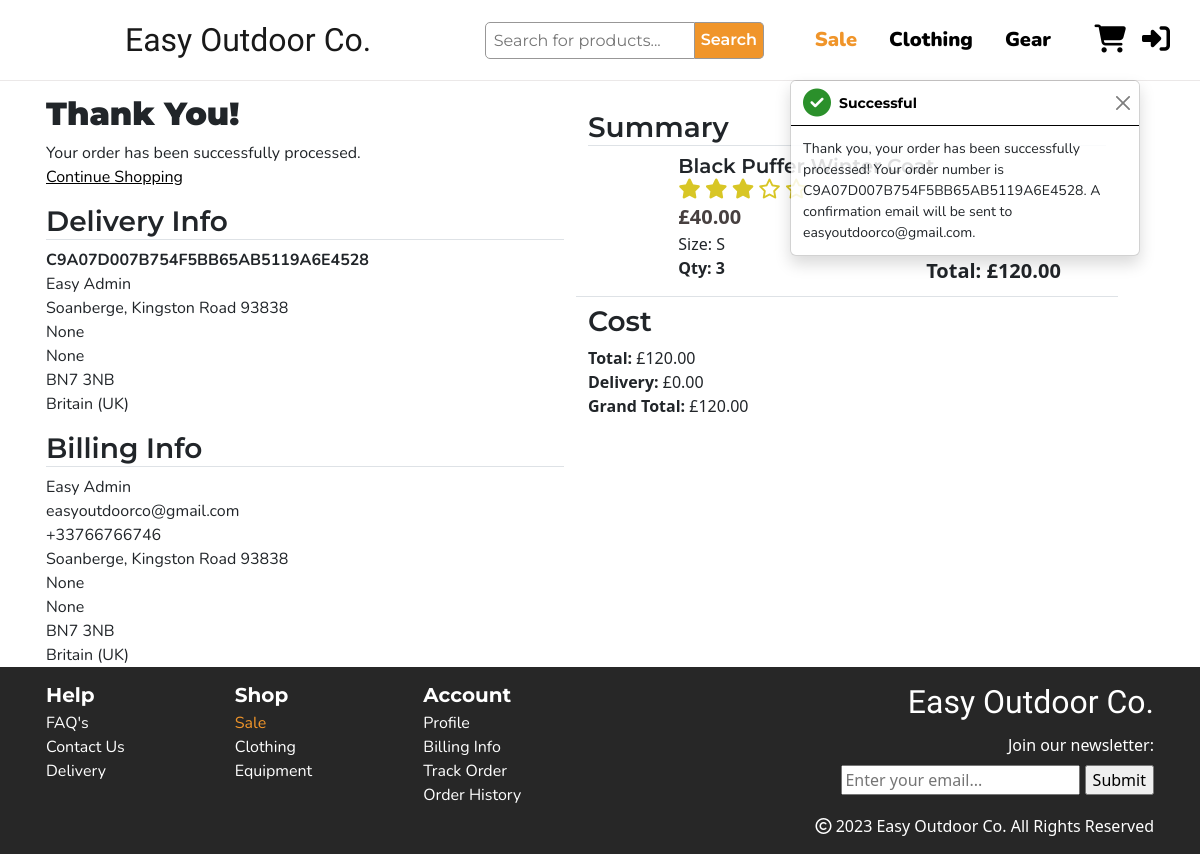
The page /checkout/checkout_success/C9A07D007B754F5BB65AB5119A6E4528 on the database as committed earlier.
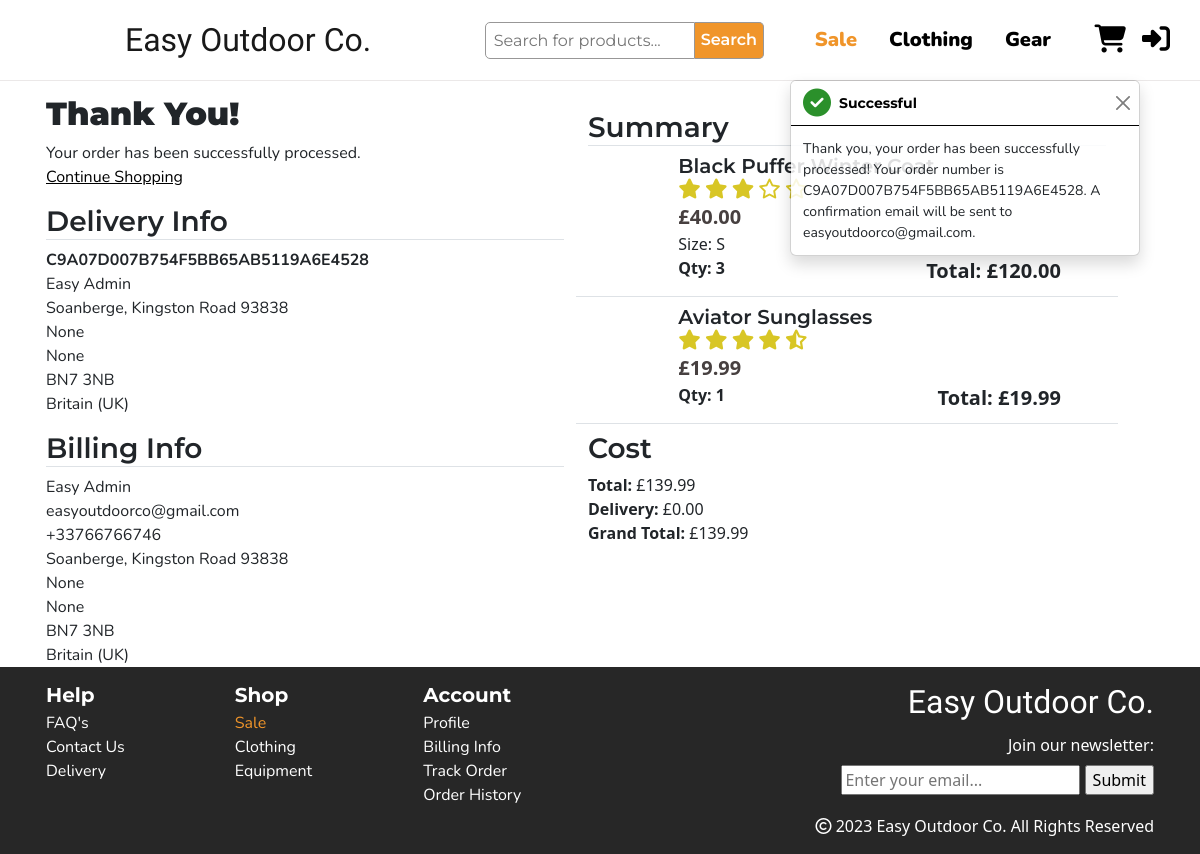
The same page on the database as committed later.
### checkout/models.py (models this page shows, shortened)
class Order(models.Model):
    order_number = models.CharField(max_length=32, null=False, editable=False)
    full_name = models.CharField(max_length=50, null=False, blank=False)
    email = models.EmailField(max_length=254, null=False, blank=False)
    phone_number = models.CharField(max_length=20, null=False, blank=False)
    user_profile = models.ForeignKey(UserProfile, on_delete=models.SET_NULL,
                                     null=True, blank=True, related_name='orders')
    country = CountryField(blank_label='Country *', null=False, blank=False)
    postcode = models.CharField(max_length=20, null=True, blank=True)
    town_or_city = models.CharField(max_length=40, null=False, blank=False)
    street_address1 = models.CharField(max_length=80, null=False, blank=False)
    street_address2 = models.CharField(max_length=80, null=True, blank=True)
    county = models.CharField(max_length=80, null=True, blank=True)
    date = models.DateTimeField(auto_now_add=True)
    delivery_cost = models.DecimalField(max_digits=6, decimal_places=2, null=False, default=0)
    order_total = models.DecimalField(max_digits=10, decimal_places=2, null=False, default=0)
    grand_total = models.DecimalField(max_digits=10, decimal_places=2, null=False, default=0)
    original_bag = models.TextField(null=False, blank=False, default='')
    stripe_pid = models.CharField(max_length=254, null=False, blank=False, default='')

class OrderLineItem(models.Model):
    order = models.ForeignKey(Order, null=False, blank=False, on_delete=models.CASCADE, related_name='lineitems')
    product = models.ForeignKey(Product, null=False, blank=False, on_delete=models.CASCADE)
    product_size = models.CharField(max_length=2, null=True, blank=True)
    quantity = models.IntegerField(null=False, blank=False, default=0)
    lineitem_total = models.DecimalField(max_digits=6, decimal_places=2, null=False, blank=False, editable=False)

### products/models.py (models this page shows, shortened)
class Product(models.Model):
    category = models.ForeignKey('Category', null=True, on_delete=models.SET_NULL)
    name = models.CharField(max_length=200)
    desc = models.TextField()
    slug = models.SlugField(max_length=50, unique=True, blank=True, null=True)
    has_sizes = models.BooleanField(blank=False, default=True)
    price = models.DecimalField(max_digits=6, decimal_places=2)
    sale_price = models.DecimalField(max_digits=6, decimal_places=2, null=True, blank=True)
    rating = models.DecimalField(max_digits=4, decimal_places=2, null=True, blank=True, validators=[MaxValueValidator(5)])
    image = models.ImageField(null=True, blank=True)
    image_url = models.URLField(null=True, blank=True)
    def round_rating(self):
        return round(self.rating * 2) / 2

### checkout/views.py (the view, shortened to what this page needs)
# urls.py: path('checkout_success/<order_number>', views.checkout_success, name='checkout_success'),
def checkout_success(request, order_number):
    save_info = request.session.get('save_info')
    order = get_object_or_404(Order, order_number=order_number)
    order_items = OrderLineItem.objects.filter(order=order)
    messages.success(request, f'Thank you, your order has been successfully processed! \
        Your order number is {order_number}. A confirmation \
        email will be sent to {order.email}.')
    if 'basket' in request.session:
        del request.session['basket']
    template = 'checkout/checkout_success.html'
    context = {
        'order': order,
        'order_items': order_items,
    }
    return render(request, template, context)

### checkout/templates/checkout/checkout_success.html (shortened to what this page needs)
{% extends "base.html" %}
{% load static %}
{% load basket_tools %}
{% block extra_css %}
<link rel="stylesheet" href="{% static 'checkout/css/checkout.css' %}">
<link rel="stylesheet" href="{% static 'basket/css/basket.css' %}">
{% endblock %}
{% block content %}
<section class="checkout-section">
    <div class="container px-3">
        <div class="row">
            <div class="row col-md-6 delivery-info">
                <div class="row mb-3">
                    <h2>Thank You!</h2>
                    <p>Your order has been successfully processed.</p>
                    <a class="text-decoration-underline text-black" href="{url 'products'}">Continue Shopping</a>
                </div>
                <div class="col-12">
                    <h3 class="border-bottom">Delivery Info</h3>
                    <p class="fw-bold">{{ order.order_number }}</p>
                    <p>{{ order.full_name }}</p>
                    <p>{{ order.street_address1 }}</p>
                    <p>{{ order.street_address2 }}</p>
                    <p>{{ order.county }}</p>
                    <p>{{ order.postcode }}</p>
                    <p>{{ order.country.name }}</p>
                </div>
                <div class="col-12 mt-3">
                    <h3 class="border-bottom">Billing Info</h3>
                    <p>{{ order.full_name }}</p>
                    <p>{{ order.email }}</p>
                    <p>{{ order.phone_number }}</p>
                    <p>{{ order.street_address1 }}</p>
                    <p>{{ order.street_address2 }}</p>
                    <p>{{ order.county }}</p>
                    <p>{{ order.postcode }}</p>
                    <p>{{ order.country.name }}</p>
                </div>
            </div>
            <div class="row col-md-6">
                <div class="col-12 order-summary my-3">
                    <h3 class="border-bottom">Summary</h3>
                    {% for item in order_items %}
                    <div class="border-bottom row item-row my-2">
                        <div class="img-container d-none d-sm-block col-2 p-0">
                        </div>
                        <div class="col-sm-9">
                            <div class="container h-100 p-0">
                                <div class="row">
                                    <div class="col-12 d-flex justify-content-between">
                                        <h3 class="fs-5 m-0">{{ item.product.name }}</h3>
                                    </div>
                                </div>
                                <div class="row">
                                    {% include 'basket/includes/rating.html' %}
                                </div>
                                <div class="row">
                                    <div class="col-12">
                                        <p class="m-0 fs-5 item-price">£{{ item.product.price }}</p>
                                    </div>
                                </div>
                                <div class="row">
                                    <div class="col-12">
                                        {% if item.product_size%}
                                            <p class="m-0">Size: {{ item.product_size| upper }}</p>
                                        {% endif %}
                                    </div>
                                </div>
                                <div class="row">
                                    <div class="col-6">
                                        <p class="quantity fw-bold">Qty: {{ item.quantity }} </p>
                                    </div>
                                    <div class="col-6">
                                        <p class="fw-bold total-price fs-5 m-0 text-end">Total: £{{ item.product.price | calc_total_price:item.quantity }}</p>
                                    </div>
                                </div>
                            </div>
                        </div>
                    </div>
                    {% endfor %}
                    <div class="row">
                        <h3>Cost</h3>
                        <p class="m-0"><strong>Total:</strong> £{{ order.order_total }}</p>
                        <p class="m-0"><strong>Delivery:</strong> £{{ order.delivery_cost }}</p>
                        <p class="m-0"><strong>Grand Total:</strong> £{{ order.grand_total }}</p>
                    </div>
                </div>
            </div>
        </div>
    </div>
</section>
{% endblock %}

### templates/base.html (shortened to what this page needs)
{% load static %}
<!doctype html>
<html lang="en">
<head>
    {% block corecss %}
    <link href="https://cdn.jsdelivr.net/npm/bootstrap@5.3.0-alpha1/dist/css/bootstrap.min.css" rel="stylesheet"
>
    <link href="https://cdnjs.cloudflare.com/ajax/libs/twitter-bootstrap/5.2.0/css/bootstrap.min.css" rel="stylesheet" />
    <link href="https://cdn.datatables.net/1.13.1/css/dataTables.bootstrap5.min.css" rel="stylesheet" />
    <link rel="stylesheet" href="{% static 'css/base.css' %}">
    {% endblock %}
    {% block extra_css %}
    {% endblock %}
</head>
<body>
    <header>
        <nav class="navbar navbar-expand-xl container">
            <div class="collapse navbar-collapse p-3 fs-5 order-4 order-xl-3 col-xl-7 justify-content-end"
                id="navbarSupportedContent">
                <form method="GET" action="{% url 'products' %}" class="d-flex search fs-6 mx-auto" role="search">
                    <input class="m-0 w-100 p-2 h-50 mb-0git " name="search" type="search" placeholder="Search for products..."
                        aria-label="Search">
                    <button class="text-white" type="submit">Search</button>
                </form>
                <ul class="navbar-nav mb-2 mb-lg-0">
                    <li class="nav-item">
                        <a class="nav-link me-3 sale" aria-current="page" href="#">Sale</a>
                    </li>
                    <li class="nav-item me-3 dropdown">
                        <a class="nav-link" href="#" role="button" data-bs-toggle="dropdown" aria-expanded="false">
                            Clothing
                        </a>
                    </li>
                    <li class="nav-item me-3 dropdown">
                        <a class="nav-link" href="#" role="button" data-bs-toggle="dropdown" aria-expanded="false">
                            Gear
                        </a>
                    </li>
                </ul>
            </div>
            <div class="col-4 col-xl-1 my-2 order-xl-1">
                <div class="logo"></div>
            </div>
            <div class="col-4 col-xl-1 d-flex justify-content-end order-xl-4">
                <a class="nav-link fs-3 pe-3" href="{% url 'view_basket' %}"><i
                        class="fa-solid fa-cart-shopping"></i></a>
                {% if user.is_authenticated %}
                <div id="profile-icon" class="dropdown-center">
                    <a class="nav-link fs-3 pe-3" href="#" role="button" data-bs-toggle="dropdown"
                        aria-expanded="false">
                        <i class="fa-solid fa-user"></i>
                    </a>
                    <ul class="dropdown-menu">
                        <li><a class="dropdown-item" href="{% url 'profile' %}">Account</a></li>
                        <li><a class="dropdown-item" href="{% url 'order_history' %}">Order History</a></li>
                        <li><a class="dropdown-item" href="{% url 'account_logout' %}"><i
                                    class="fa-solid fa-right-from-bracket"></i>Sign Out</a></li>
                    </ul>
                </div>
                {% else %}
                <a class="nav-link fs-3 pe-3" href="{% url 'account_login' %}"><i
                        class="fa-solid fa-right-to-bracket"></i></a>
                {% endif %}
            </div>
            <a class="navbar-brand d-none d-xl-inline-block order-xl-2 col-xl-3" href="{% url 'home' %}">
                <h1 class="m-0 fs-2">Easy Outdoor Co.</h1>
            </a>
        </nav>
    </header>
    <div class="clear-content"></div>
    {% block content %}
    {% endblock %}
    <footer>
        <div class="container px-3">
            <div class="row">
                <div class="col">
                    <h5 class="mb-1 col-md-2">Help</h5>
                    <ul>
                        <li>FAQ's</li>
                        <li>Contact Us</li>
                        <li>Delivery</li>
                    </ul>
                </div>
                <div class="col col-md-2">
                    <h5 class="mb-1">Shop</h5>
                    <ul>
                        <li class="sale">Sale</li>
                        <li>Clothing</li>
                        <li>Equipment</li>
                    </ul>
                </div>
                <div class="col col-md-2">
                    <h5 class="mb-1">Account</h5>
                    <ul>
                        <li>Profile</li>
                        <li>Billing Info</li>
                        <li>Track Order</li>
                        <li>Order History</li>
                    </ul>
                </div>
                <div id="footer-form" class="col-12 col-md-6 text-end">
                    <h4 class="fs-2 text-white">Easy Outdoor Co.</h4>
                    <form action="POST" class="py-1">
                        <p class="mb-2">Join our newsletter:</p>
                        <input type="email" placeholder="Enter your email...">
                        <input type="submit">
                    </form>
                    <p><i class="fa-regular fa-copyright"></i> 2023 Easy Outdoor Co. All Rights Reserved</p>
                </div>
            </div>
        </div>
    </footer>
    {% if messages %}
    <div class="message-container">
        {% for message in messages %}
        {% with message.level as level %}
        {% if level == 40 %}
        {% include 'includes/toasts/toast_error.html' %}
        {% elif level == 30 %}
        {% include 'includes/toasts/toast_warning.html' %}
        {% elif level == 25 %}
        {% include 'includes/toasts/toast_success.html' %}
        {% else %}
        {% include 'includes/toasts/toast_info.html' %}
        {% endif %}
        {% endwith %}
        {% endfor %}
    </div>
    {% endif %}
</body>
</html>

### basket/templates/basket/includes/rating.html (shortened to what this page needs)
{% if item.product.round_rating == 0 %}
    <div class="star-rating">
        <i class="fa-regular fa-star"></i>
        <i class="fa-regular fa-star"></i>
        <i class="fa-regular fa-star"></i>
        <i class="fa-regular fa-star"></i>
        <i class="fa-regular fa-star"></i>
    </div>
{% elif item.product.round_rating == 3 %}
    <div class="star-rating">
        <i class="fa-solid fa-star"></i>
        <i class="fa-solid fa-star"></i>
        <i class="fa-solid fa-star"></i>
        <i class="fa-regular fa-star"></i>
        <i class="fa-regular fa-star"></i>
    </div>
{% elif item.product.round_rating == 4.5 %}
    <div class="star-rating">
        <i class="fa-solid fa-star"></i>
        <i class="fa-solid fa-star"></i>
        <i class="fa-solid fa-star"></i>
        <i class="fa-solid fa-star"></i>
        <i class="fa-solid fa-star-half-stroke"></i>
    </div>
{% endif %}

### templates/includes/toasts/toast_success.html
<div role="alert" aria-live="assertive" aria-atomic="true" class="toast" data-bs-autohide="false">
    <div class="toast-header">
        <i class="toast-success fa-solid fa-circle-check fs-3"></i>
        <strong class="ms-2 me-auto">Successful</strong>
        <button type="button" class="btn-close" data-bs-dismiss="toast" aria-label="Close"></button>
    </div>
    <div class="toast-body">
        {{ message }}
    </div>
</div>

Rows that differ between the two databases and show on the page:
changed Order "C9A07D007B754F5BB65AB5119A6E4528": order_total "120.00" → "139.99"; grand_total "120.00" → "139.99"
added OrderLineItem: product.name "Aviator Sunglasses", product.price "19.99", quantity "1", product.price|calc_total_price "19.99"
